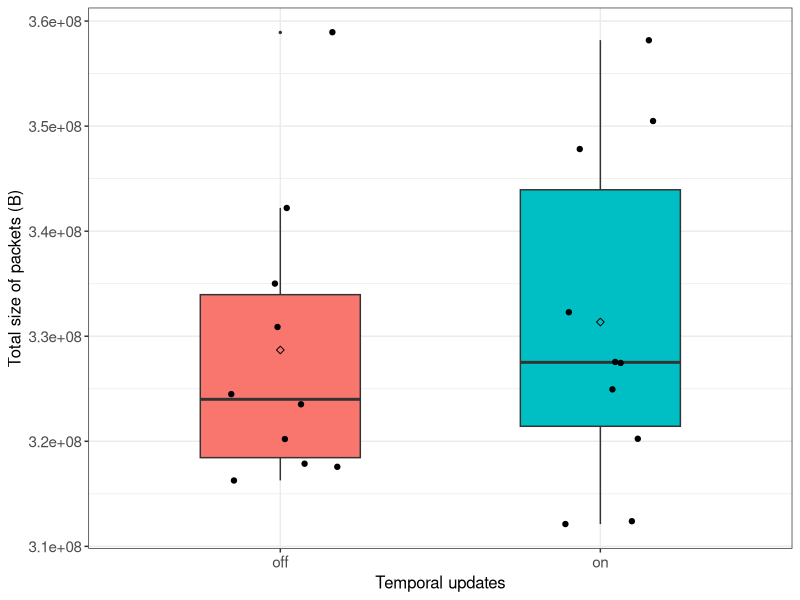
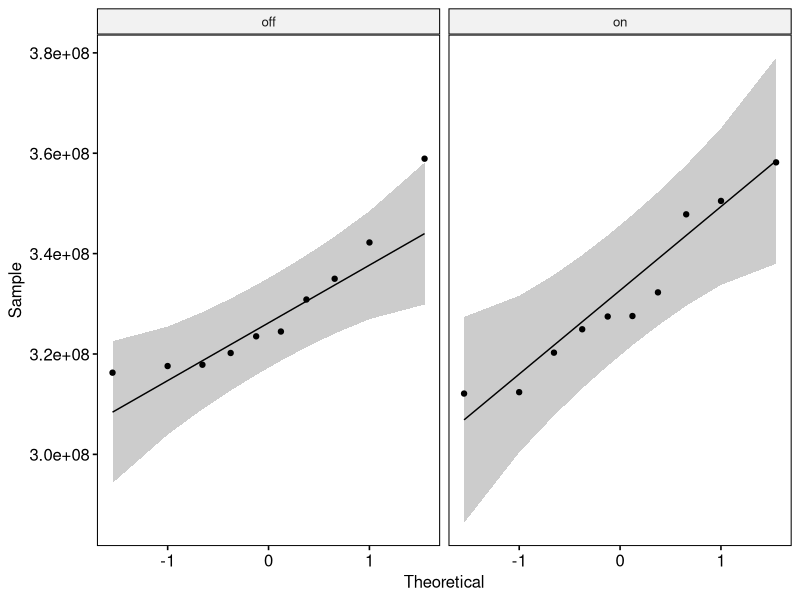

Recreate these plots in R, in order.
## ---- chunk 1
if (!require('tidyverse')) install.packages('tidyverse', dependencies = TRUE); library('tidyverse')
if (!require('ggpubr')) install.packages('ggpubr', dependencies = TRUE); library('ggpubr')
if (!require('rstatix')) install.packages('rstatix', dependencies = TRUE); library('rstatix')
if (!require('ggplot2')) install.packages('ggplot2', dependencies = TRUE); library('ggplot2')
## ---- chunk 2
data <- read.csv(file = '../../raw_data/test_temporal_updates/run_table.csv')
data <- subset(data, select = c(X__run_id, temporal_updates, size_of_packets))
data$temporal_updates <- as.factor(data$temporal_updates)
data$size_of_packets <- as.numeric(data$size_of_packets)
## ---- chunk 3
data %>%
  group_by(temporal_updates) %>%
  get_summary_stats(size_of_packets, type = "mean_sd")
## ---- chunk 4
ggplot(data, aes(x = temporal_updates, y = size_of_packets, fill = temporal_updates)) +
  theme_bw() + 
  geom_boxplot(width = 0.5, outlier.size = 0.5) + 
  geom_jitter(width = 0.2) +
  stat_summary(fun = mean, color = 'black', geom = 'point', shape = 5, size = 1.5) +
  labs(x = "Temporal updates", y = "Total size of packets (B)") +
  theme(legend.position = 'none') +
  theme(
    axis.title.x = element_text(size = 12, family = 'sans'),
    axis.title.y = element_text(size = 12, family = 'sans'),
    axis.text.x = element_text(size = 11, family = 'sans'),
    axis.text.y = element_text(size = 11, family = 'sans'),
    
  )
## ---- chunk 5
data %>% 
  group_by(temporal_updates) %>%
  identify_outliers(size_of_packets)
## ---- chunk 6
ggqqplot(data, x = "size_of_packets", facet.by = "temporal_updates")
## ---- chunk 7
data %>%
  group_by(temporal_updates) %>%
  shapiro_test(size_of_packets)
## ---- chunk 8
data %>%
  t_test(size_of_packets ~ temporal_updates) %>%
  add_significance()
